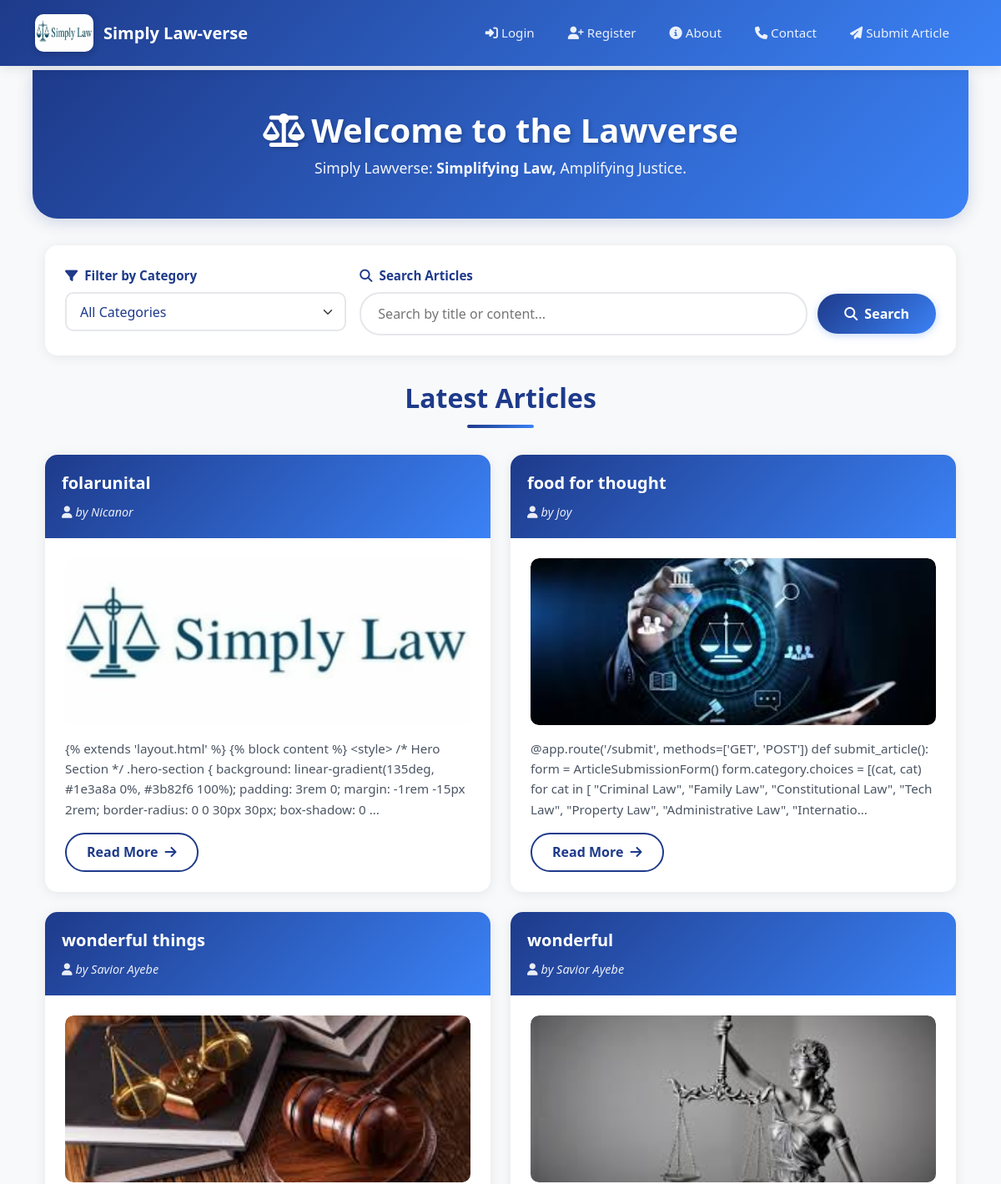
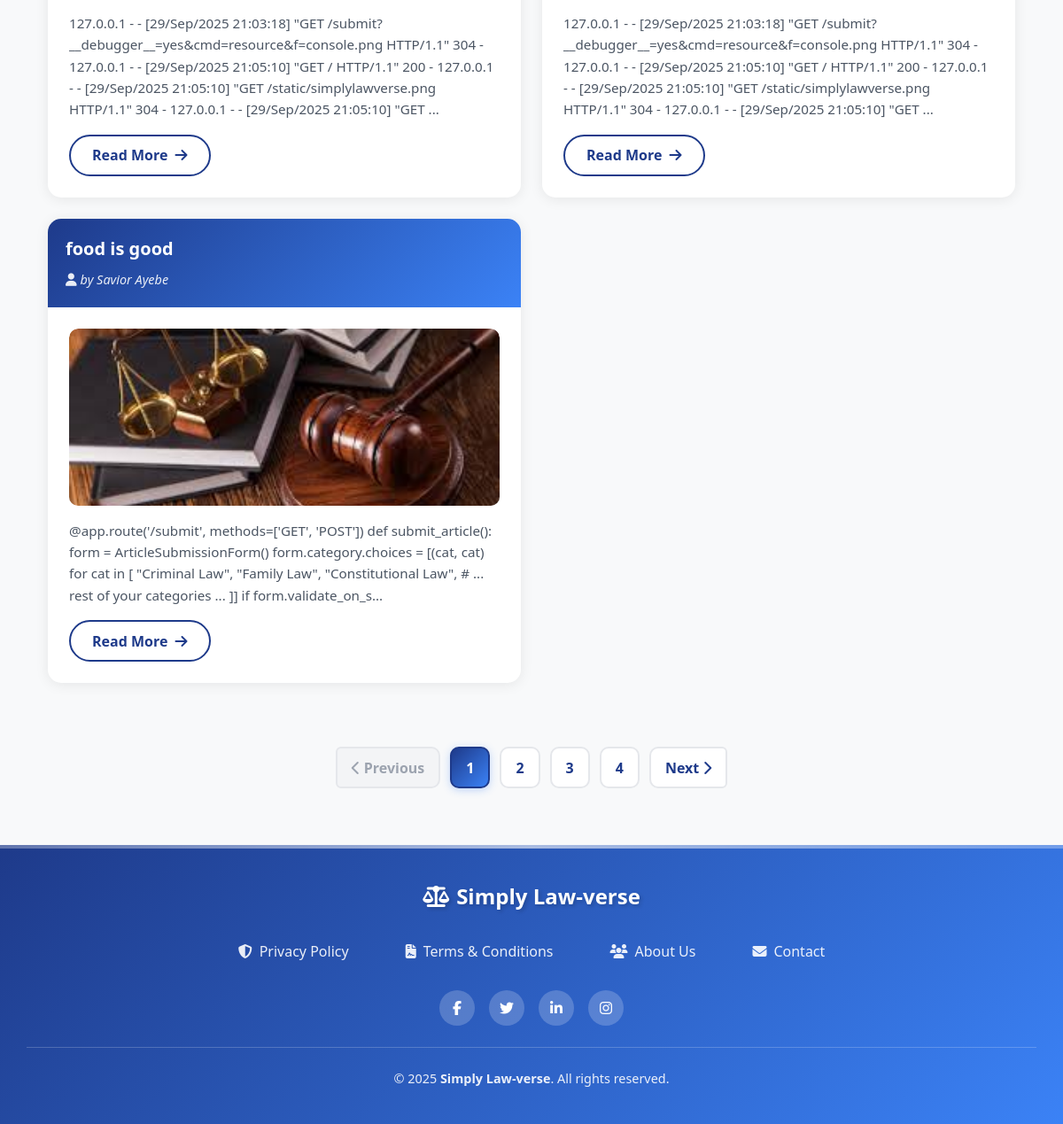
The page / on the database its author committed (2 pictures, top to bottom).
### models.py (models this page shows)
class Article(db.Model):
    id = db.Column(db.Integer, primary_key=True)
    email = db.Column(db.String(120))
    title = db.Column(db.String(100), nullable=False)
    content = db.Column(db.Text, nullable=False)
    author = db.Column(db.String(100), nullable=False)
    date_posted = db.Column(db.DateTime, default=datetime.utcnow)
    comments = db.relationship('Comment', backref='article', lazy=True)
    likes = db.Column(db.Integer, default=0, nullable=False)
    status = db.Column(db.String(20), nullable=False, default='pending')
    views = db.Column(db.Integer, default=0)
    date_submitted = db.Column(db.DateTime, default=datetime.utcnow)
    cover_image = db.Column(db.String(100))  # New field
    document_filename = db.Column(db.String(120), nullable=True)
    category = db.Column(db.String(100), nullable=False, default='General')
    approved = db.Column(db.Boolean, default=False)  # <- important!

### routes.py (the view, shortened to what this page needs)
    @app.route('/')
    def home():
        page = request.args.get('page', 1, type=int)
        category = request.args.get('category')
        search_query = request.args.get('search', '', type=str)
        per_page = 5
        query = Article.query.filter(Article.status == 'approved')
        if category:
            query = query.filter(Article.category == category)
        articles = query.order_by(Article.date_posted.desc()) \
                        .paginate(page=page, per_page=per_page)
        categories = db.session.query(Article.category).distinct().all()
        return render_template(
            'home.html',
            articles=articles,
            categories=categories,
            selected_category=category,
            search_query=search_query,
        )

### templates/home.html (shortened to what this page needs)
{% extends 'layout.html' %}
{% block content %}
<div class="container mt-4">
    <div class="hero-section">
        <div class="container text-center">
            <h1 class="hero-title">
                <i class="fas fa-balance-scale me-2"></i>Welcome to the Lawverse
            </h1>
            <p class="hero-subtitle mb-0">
                Simply Lawverse: <strong>Simplifying Law,</strong> Amplifying Justice.
            </p>
        </div>
    </div>
    <div class="controls-section">
        <div class="row g-3">
            <div class="col-md-4">
                <form method="get" action="{{ url_for('home') }}">
                    <label class="filter-label">
                        <i class="fas fa-filter me-2"></i>Filter by Category
                    </label>
                    <select class="form-select" name="category" onchange="this.form.submit()">
                        <option value="">All Categories</option>
                    </select>
                </form>
            </div>
            <div class="col-md-8">
                <label class="filter-label">
                    <i class="fas fa-search me-2"></i>Search Articles
                </label>
                <form method="get" action="{{ url_for('home') }}">
                    <div class="search-container">
                        <input
                            type="text"
                            name="search"
                            class="search-input"
                            placeholder="Search by title or content..."
                            value="{{ search_query }}">
                        <button type="submit" class="search-btn">
                            <i class="fas fa-search me-2"></i>Search
                        </button>
                    </div>
                </form>
            </div>
        </div>
    </div>
    {% if articles.items %}
        <h2 class="section-title">Latest Articles</h2>
        <div class="row">
            {% for article in articles.items %}
                <div class="col-lg-6 col-md-12 mb-4">
                    <div class="card article-card">
                        <div class="article-header">
                            <a href="{{ url_for('read_more', article_id=article.id) }}" class="article-title-link">
                                <h5 class="article-title">{{ article.title }}</h5>
                            </a>
                            <small class="article-author">
                                <i class="fas fa-user me-1"></i>by {{ article.author }}
                            </small>
                        </div>
                        <div class="article-body">
                            {% if article.cover_image %}
                                <div style="overflow: hidden; border-radius: 10px;">
                                    <img
                                        src="{{ url_for('static', filename='uploads/' + article.cover_image) }}"
                                        class="cover-image"
                                        alt="Cover Image for {{ article.title }}"
                                        loading="lazy">
                                </div>
                            {% endif %}
                            <p class="article-text">
                                {{ article.content[:300] }}{% if article.content|length > 300 %}...{% endif %}
                            </p>
                            <a href="{{ url_for('read_more', article_id=article.id) }}" class="read-more-btn">
                                Read More <i class="fas fa-arrow-right ms-1"></i>
                            </a>
                        </div>
                    </div>
                </div>
            {% endfor %}
        </div>
        <nav aria-label="Page navigation">
            <ul class="pagination">
                {% if articles.has_prev %}
                    <li class="page-item">
                        <a class="page-link" href="{{ url_for('home', page=articles.prev_num, category=selected_category, search=search_query) }}">
                            <i class="fas fa-chevron-left me-1"></i>Previous
                        </a>
                    </li>
                {% else %}
                    <li class="page-item disabled">
                        <span class="page-link">
                            <i class="fas fa-chevron-left me-1"></i>Previous
                        </span>
                    </li>
                {% endif %}
                {% for page_num in articles.iter_pages(left_edge=1, right_edge=1, left_current=2, right_current=2) %}
                    {% if page_num %}
                        {% if page_num == articles.page %}
                            <li class="page-item active">
                                <span class="page-link">{{ page_num }}</span>
                            </li>
                        {% else %}
                            <li class="page-item">
                                <a class="page-link" href="{{ url_for('home', page=page_num, category=selected_category, search=search_query) }}">
                                    {{ page_num }}
                                </a>
                            </li>
                        {% endif %}
                    {% else %}
                        <li class="page-item disabled">
                            <span class="page-link">…</span>
                        </li>
                    {% endif %}
                {% endfor %}
                {% if articles.has_next %}
                    <li class="page-item">
                        <a class="page-link" href="{{ url_for('home', page=articles.next_num, category=selected_category, search=search_query) }}">
                            Next<i class="fas fa-chevron-right ms-1"></i>
                        </a>
                    </li>
                {% else %}
                    <li class="page-item disabled">
                        <span class="page-link">
                            Next<i class="fas fa-chevron-right ms-1"></i>
                        </span>
                    </li>
                {% endif %}
            </ul>
        </nav>
    {% endif %}
</div>
{% endblock %}

### templates/layout.html (shortened to what this page needs)
<!DOCTYPE html>
<html lang="en">
<head>
    <link
        href="https://cdn.jsdelivr.net/npm/bootstrap@5.3.0/dist/css/bootstrap.min.css"
        rel="stylesheet">
    <link rel="stylesheet"
        href="https://cdnjs.cloudflare.com/ajax/libs/font-awesome/6.5.0/css/all.min.css">
</head>
<body>
    <nav class="navbar navbar-expand-lg">
        <div class="container">
            <a class="navbar-brand" href="/">
                <img src="/static/simplylawverse.png" alt="Simply Law-verse Logo">
                <span class="d-none d-sm-inline">Simply Law-verse</span>
            </a>
            <div class="collapse navbar-collapse" id="navbarNav">
                <ul class="navbar-nav ms-auto">
                    {% if current_user.is_authenticated and current_user.is_admin %}
                        <li class="nav-item">
                            <a class="nav-link" href="{{ url_for('admin_dashboard') }}">
                                <i class="fas fa-tachometer-alt me-1"></i>Dashboard
                            </a>
                        </li>
                        <li class="nav-item">
                            <a class="nav-link" href="{{ url_for('view_messages') }}">
                                <i class="fas fa-envelope me-1"></i>Messages
                            </a>
                        </li>
                        <li class="nav-item">
                            <a class="nav-link" href="{{ url_for('admin_logout') }}">
                                <i class="fas fa-sign-out-alt me-1"></i>Logout
                            </a>
                        </li>
                    {% else %}
                        <li class="nav-item">
                            <a class="nav-link" href="{{ url_for('admin_login') }}">
                                <i class="fas fa-sign-in-alt me-1"></i>Login
                            </a>
                        </li>
                        <li class="nav-item">
                            <a class="nav-link" href="{{ url_for('register_admin') }}">
                                <i class="fas fa-user-plus me-1"></i>Register
                            </a>
                        </li>
                        <li class="nav-item">
                            <a class="nav-link" href="{{ url_for('about') }}">
                                <i class="fas fa-info-circle me-1"></i>About
                            </a>
                        </li>
                        <li class="nav-item">
                            <a class="nav-link" href="{{ url_for('contact') }}">
                                <i class="fas fa-phone me-1"></i>Contact
                            </a>
                        </li>
                        <li class="nav-item">
                            <a class="nav-link" href="{{ url_for('submit_article') }}">
                                <i class="fas fa-paper-plane me-1"></i>Submit Article
                            </a>
                        </li>
                    {% endif %}
                </ul>
            </div>
        </div>
    </nav>
    <div class="container my-4">
        {% block content %}{% endblock %}
    </div>
    <footer class="text-white">
        <div class="container footer-content">
            <div class="text-center">
                <div class="footer-brand">
                    <i class="fas fa-balance-scale me-2"></i>Simply Law-verse
                </div>
                <div class="footer-links">
                    <a href="/privacy-policy">
                        <i class="fas fa-shield-alt"></i>
                        Privacy Policy
                    </a>
                    <a href="/terms">
                        <i class="fas fa-file-contract"></i>
                        Terms & Conditions
                    </a>
                    <a href="{{ url_for('about') }}">
                        <i class="fas fa-users"></i>
                        About Us
                    </a>
                    <a href="{{ url_for('contact') }}">
                        <i class="fas fa-envelope"></i>
                        Contact
                    </a>
                </div>
                <div class="footer-social">
                    <a href="#" class="social-icon" aria-label="Facebook">
                        <i class="fab fa-facebook-f"></i>
                    </a>
                    <a href="#" class="social-icon" aria-label="Twitter">
                        <i class="fab fa-twitter"></i>
                    </a>
                    <a href="#" class="social-icon" aria-label="LinkedIn">
                        <i class="fab fa-linkedin-in"></i>
                    </a>
                    <a href="#" class="social-icon" aria-label="Instagram">
                        <i class="fab fa-instagram"></i>
                    </a>
                </div>
                <div class="footer-copyright">
                    &copy; {{ current_year or '2025' }} <strong>Simply Law-verse</strong>. All rights reserved.
                </div>
            </div>
        </div>
    </footer>
</body>
</html>

### templates/layout.html (style rules this page uses)
body { background-color: #f8f9fa; font-family: 'Segoe UI', Tahoma, Geneva, Verdana, sans-serif; padding-top: 76px; }
.navbar { background: linear-gradient(135deg, #1e3a8a 0%, #3b82f6 100%); padding: 0.75rem 0; position: fixed; top: 0; left: 0; right: 0; z-index: 1050; box-shadow: 0 2px 15px rgba(0, 0, 0, 0.1); transition: all 0.3s ease; }
.navbar-brand { display: flex; align-items: center; font-weight: 600; font-size: 1.25rem; color: #fff !important; transition: transform 0.3s ease; }
.navbar-brand img { height: 45px; width: 70px; border-radius: 10px; margin-right: 12px; box-shadow: 0 2px 8px rgba(0, 0, 0, 0.2); }
.nav-link { color: rgba(255, 255, 255, 0.9) !important; font-weight: 500; font-size: 0.95rem; padding: 0.5rem 1rem !important; border-radius: 8px; transition: all 0.3s ease; position: relative; margin: 0 0.25rem; }
.nav-link::after { content: ''; position: absolute; bottom: 5px; left: 50%; transform: translateX(-50%) scaleX(0); width: 80%; height: 2px; background: #fff; transition: transform 0.3s ease; }
footer { background: linear-gradient(135deg, #1e3a8a 0%, #3b82f6 100%); margin-top: 4rem; position: relative; overflow: hidden; }
footer::before { content: ''; position: absolute; top: 0; left: 0; right: 0; height: 4px; background: linear-gradient(90deg, rgba(255,255,255,0.3) 0%, rgba(255,255,255,0.6) 50%, rgba(255,255,255,0.3) 100%); }
.footer-content { padding: 2.5rem 0; }
.footer-brand { font-size: 1.5rem; font-weight: 700; margin-bottom: 1rem; color: #fff; text-shadow: 2px 2px 4px rgba(0, 0, 0, 0.2); }
.footer-links { display: flex; justify-content: center; gap: 2rem; flex-wrap: wrap; margin: 1.5rem 0; }
.footer-links a { color: rgba(255, 255, 255, 0.9); text-decoration: none; font-weight: 500; padding: 0.5rem 1rem; border-radius: 8px; transition: all 0.3s ease; display: inline-flex; align-items: center; gap: 0.5rem; }
.footer-social { display: flex; justify-content: center; gap: 1rem; margin: 1.5rem 0; }
.social-icon { width: 40px; height: 40px; border-radius: 50%; background: rgba(255, 255, 255, 0.2); display: flex; align-items: center; justify-content: center; color: #fff; transition: all 0.3s ease; text-decoration: none; }
.footer-copyright { color: rgba(255, 255, 255, 0.9); font-size: 0.9rem; margin-top: 1.5rem; padding-top: 1.5rem; border-top: 1px solid rgba(255, 255, 255, 0.2); }
html { scroll-behavior: smooth; }

### rows shown on the page
Article: title "folarunital", author "Nicanor", cover_image (picture), content "{% extends 'layout.html' %} {% block content %} <style> /* Hero Section */ .hero-section { background: linear-gradient(135deg, #1e3a8a 0%, #3b82f6 100%); padding: 3rem 0; margin: -1rem -15px 2rem; border-radius: 0 0 30px 30px; box-shadow: 0"
Article: title "food for thought", author "joy", cover_image (picture), content "@app.route('/submit', methods=['GET', 'POST']) def submit_article(): form = ArticleSubmissionForm() form.category.choices = [(cat, cat) for cat in [ \"Criminal Law\", \"Family Law\", \"Constitutional Law\", \"Tech Law\", \"Property Law\", \"Administrative Law\", \"Internatio"
Article: title "wonderful things", author "Savior Ayebe", cover_image (picture), content "127.0.0.1 - - [29/Sep/2025 21:03:18] \"GET /submit?__debugger__=yes&cmd=resource&f=console.png HTTP/1.1\" 304 - 127.0.0.1 - - [29/Sep/2025 21:05:10] \"GET / HTTP/1.1\" 200 - 127.0.0.1 - - [29/Sep/2025 21:05:10] \"GET /static/simplylawverse.png HTTP/1.1\" 304 - 127.0.0.1 - - [29/Sep/2025 21:05:10] \"GET"
Article: title "wonderful", author "Savior Ayebe", cover_image (picture), content "127.0.0.1 - - [29/Sep/2025 21:03:18] \"GET /submit?__debugger__=yes&cmd=resource&f=console.png HTTP/1.1\" 304 - 127.0.0.1 - - [29/Sep/2025 21:05:10] \"GET / HTTP/1.1\" 200 - 127.0.0.1 - - [29/Sep/2025 21:05:10] \"GET /static/simplylawverse.png HTTP/1.1\" 304 - 127.0.0.1 - - [29/Sep/2025 21:05:10] \"GET"
Article: title "food is good", author "Savior Ayebe", cover_image (picture), content "@app.route('/submit', methods=['GET', 'POST']) def submit_article(): form = ArticleSubmissionForm() form.category.choices = [(cat, cat) for cat in [ \"Criminal Law\", \"Family Law\", \"Constitutional Law\", # ... rest of your categories ... ]] if form.validate_on_s"

### other values the page prints
{{ page_num }} "1"
{{ page_num }} "2" "3" "4"
{{ current_year or '2025' }} "2025"
